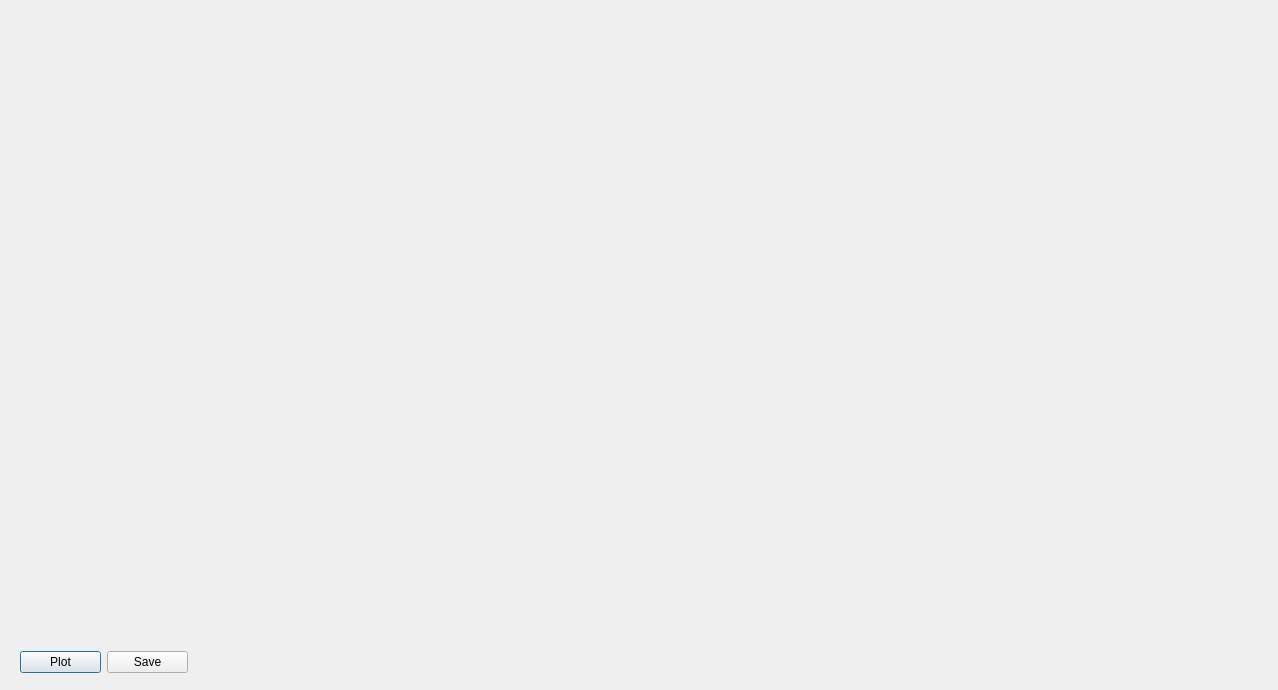
<?xml version="1.0" encoding="UTF-8"?>
<ui version="4.0">
 <class>ResultsCtrlPredSwivelAngleDialog</class>
 <widget class="QDialog" name="ResultsCtrlPredSwivelAngleDialog">
  <property name="geometry">
   <rect>
    <x>0</x>
    <y>0</y>
    <width>1278</width>
    <height>690</height>
   </rect>
  </property>
  <property name="windowTitle">
   <string>Predicted Swivel Angle</string>
  </property>
  <widget class="QWidget" name="layoutWidget">
   <property name="geometry">
    <rect>
     <x>20</x>
     <y>650</y>
     <width>168</width>
     <height>25</height>
    </rect>
   </property>
   <layout class="QHBoxLayout" name="horizontalLayout_4">
    <item>
     <widget class="QPushButton" name="pushButton_plot">
      <property name="text">
       <string>Plot</string>
      </property>
     </widget>
    </item>
    <item>
     <widget class="QPushButton" name="pushButton_save">
      <property name="text">
       <string>Save</string>
      </property>
     </widget>
    </item>
   </layout>
  </widget>
  <widget class="QWidget" name="">
   <property name="geometry">
    <rect>
     <x>21</x>
     <y>31</y>
     <width>1241</width>
     <height>601</height>
    </rect>
   </property>
   <layout class="QHBoxLayout" name="horizontalLayout">
    <item>
     <widget class="QCustomPlot" name="plot_pred_swivel_angle_pos" native="true"/>
    </item>
    <item>
     <widget class="QCustomPlot" name="plot_pred_swivel_angle_vel" native="true"/>
    </item>
   </layout>
  </widget>
 </widget>
 <customwidgets>
  <customwidget>
   <class>QCustomPlot</class>
   <extends>QWidget</extends>
   <header>qcustomplot.h</header>
   <container>1</container>
  </customwidget>
 </customwidgets>
 <resources/>
 <connections/>
</ui>
